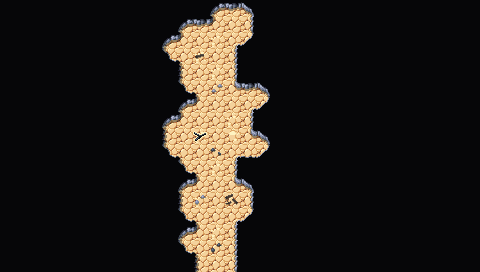

Rendered tile map (Tiled .tmx) drawn with the repository's tilesets; below, a short description and the map source with its tile grids summarised:
An orthogonal 30x17 tile map with 16x16 px tiles, 3 tile layers (Background, Walls, Clutter), 2 tilesets and 10 objects.

<map version="1.10" tiledversion="1.10.1" orientation="orthogonal" renderorder="right-down" width="30" height="17" tilewidth="16" tileheight="16" infinite="0" nextlayerid="6" nextobjectid="82">
 <editorsettings>
  <export target="wastetown..tmx" format="tmx" />
 </editorsettings>
 <tileset firstgid="1" source="../../../tileset/main.tsx" />
 <tileset firstgid="10113" source="../../../tileset/buildings.tsx" />
 <layer id="1" name="Background" width="30" height="17">
  <data>[510 cells, 510 non-empty, 2 distinct tile ids]</data>
 </layer>
 <layer id="2" name="Walls" width="30" height="17">
  <data>[510 cells, 493 non-empty, 17 distinct tile ids]</data>
 </layer>
 <layer id="3" name="Clutter" width="30" height="17">
  <properties>
   <property name="spriteLayer" type="bool" value="true" />
  </properties>
  <data>[510 cells, 7 non-empty, 7 distinct tile ids]</data>
 </layer>
 <objectgroup id="4" name="Objects">
  <object id="70" template="../../../obj/door_up.tx" x="208.638" y="272.629">
   <properties>
    <property name="teleport" value="../common/maps/map/cave/cave_multilevel/cave_16C.tmx" />
    <property name="teleportObjectId" value="63" />
   </properties>
  </object>
  <object id="71" template="../../../obj/enemy.tx" x="205.909" y="90.6438">
   <properties>
    <property name="enemy" value="Snake" />
    <property name="threatRange" type="int" value="50" />
    <property name="waypoints" value="78,79" />
   </properties>
  </object>
  <object id="73" template="../../../obj/enemy.tx" x="209.952" y="188.445">
   <properties>
    <property name="enemy" value="Snake" />
    <property name="threatRange" type="int" value="50" />
    <property name="waypoints" value="78,79" />
   </properties>
  </object>
  <object id="74" template="../../../obj/treasure.tx" x="227" y="27.5" />
  <object id="75" template="../../../obj/gold.tx" x="250.667" y="104" />
  <object id="76" template="../../../obj/gold.tx" x="249" y="153" />
  <object id="77" template="../../../obj/gold.tx" x="236.667" y="40.3333" />
  <object id="78" template="../../../obj/waypoint.tx" x="205.749" y="51.0678" />
  <object id="79" template="../../../obj/waypoint.tx" x="209.148" y="168.353" />
  <object id="80" template="../../../obj/manashards.tx" x="178.127" y="56.5921" />
 </objectgroup>
</map>
